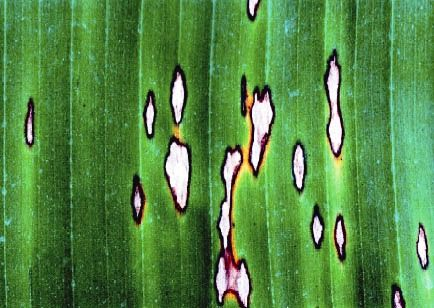
#> input picture estracao-informacao-imagens/img/entrada/sigatoka.jpg, 434 x 308 px
$ python contornor-cv.py
#> lines starting #> are read from the running program, lines starting #| are printed output that depends on the picture; after the words box and inside, x2 and y2 are one past the last pixel; in counts of white or black regions, pixels touching at a corner belong together
import numpy as np
import cv2

img = cv2.imread ( 'img/entrada/sigatoka.jpg' )
#> img is the input picture: shape (308, 434, 3); mean B, G, R 67.7, 135.5, 82.8
imgray = cv2.cvtColor (img, cv2.COLOR_BGR2GRAY)
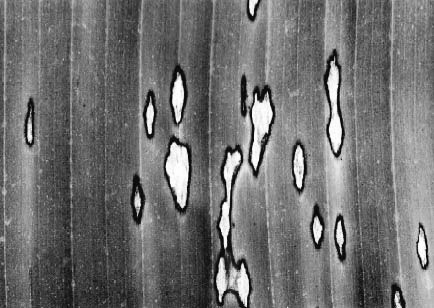
#> imgray: shape (308, 434); min 0, max 255, mean 112
suave = cv2.GaussianBlur(imgray, (7, 7), 0)
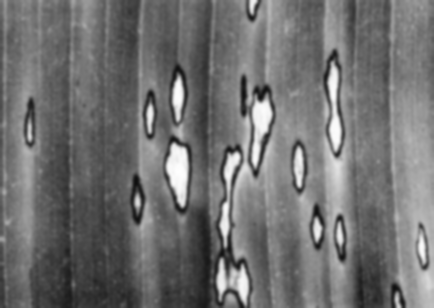
#> suave: shape (308, 434); min 14, max 254, mean 112
bordas =  cv2.Canny(suave,100,200)
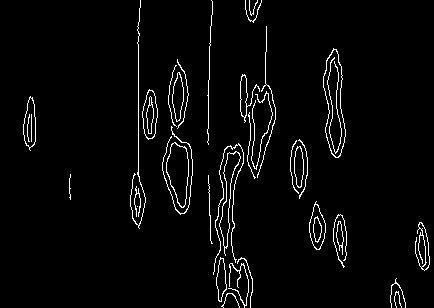
#> bordas: shape (308, 434); 3.3% white in thin lines or dots

ret, thresh = cv2.threshold (bordas, 127, 255, 0)
contornos, hierarquia = cv2.findContours (thresh, cv2.RETR_TREE, cv2.CHAIN_APPROX_SIMPLE)
#> contornos = 55 contours, 24 with area under 20; largest, box (x1, y1, x2, y2) and area: (323, 48, 346, 158) 1546, (323, 49, 346, 158) 1520, (166, 142, 189, 208) 982, (166, 142, 189, 208) 960, (219, 151, 241, 256) 668
cv2.drawContours (img, contornos, -1, (255,0,255), 3)
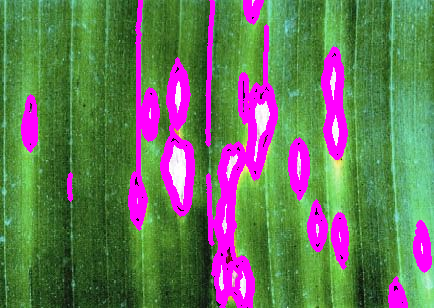
#> img: shape (308, 434, 3); 14.06% of pixels changed, all inside (x1, y1, x2, y2) = (21, 0, 432, 308)
#cv2.drawContours (img, contornos, 2, (0,255,0), 3) #para celecionar uma borda em especifico basta subistituir o "-1"
'''cnt = contornos[0]
cv2.drawContours(img, [cnt], 0, (0,255,0), 3)''' #funcão para mostra um contorno em expecifico
print("Numeros de contornos = " + str(len(contornos)))
#| Numeros de contornos = 55

#----------------------------------------------------
cnt = contornos[0]
#> cnt = contour of 41 points, box (x1, y1, x2, y2) (221, 293, 240, 308), area 6
img1 = cv2.drawContours(img, [cnt], 0, (0,255,0), 3)
mask = np.zeros(img1.shape[:2],np.uint8)

bgdModel = np.zeros((1,65),np.float64)
fgdModel = np.zeros((1,65),np.float64)

rect = (50,50,450,290)
cv2.grabCut(img,mask,rect,bgdModel,fgdModel,5,cv2.GC_INIT_WITH_RECT)

mask2 = np.where((mask==2)|(mask==0),0,1).astype('uint8')
img = img1*mask2[:,:,np.newaxis]
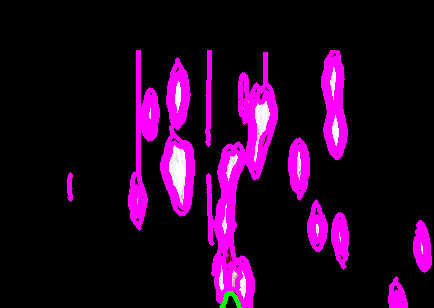
#> img: shape (308, 434, 3); mean B, G, R 36, 4, 36


cv2.imshow("imagem alterada", img1)

#----------------------------------------------------

cv2.imshow('Imagem',img)
cv2.imshow('Imagem gray',imgray)
cv2.imshow('Bordas Canny',bordas)
cv2.waitKey(0)
cv2.destroyAllWindows()
